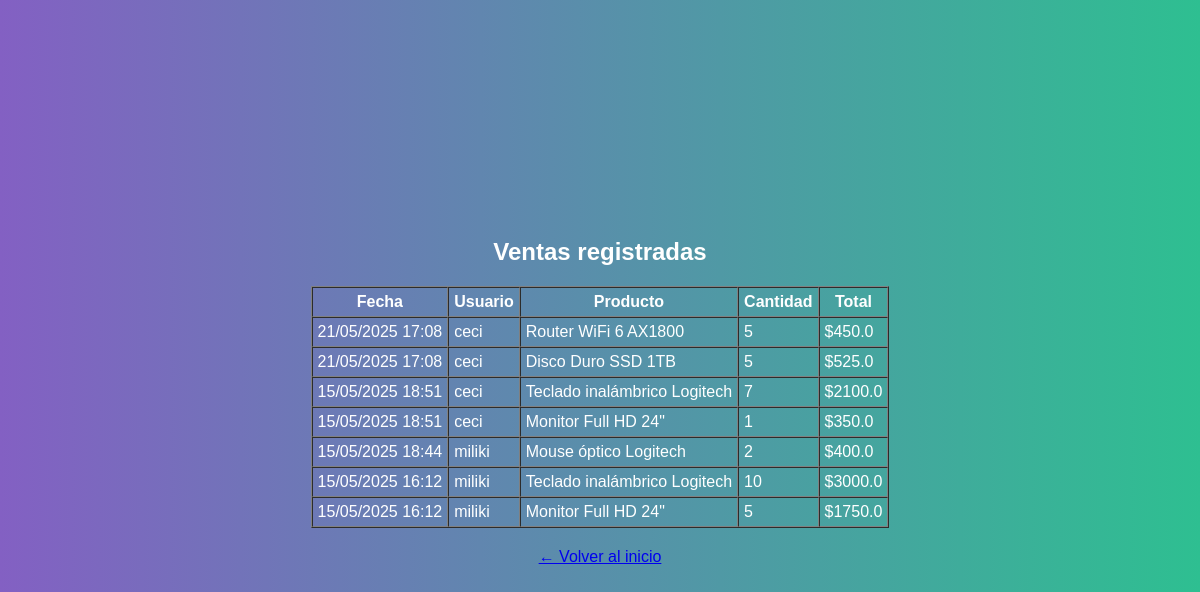
The app's page /ventas (signed in), older data.
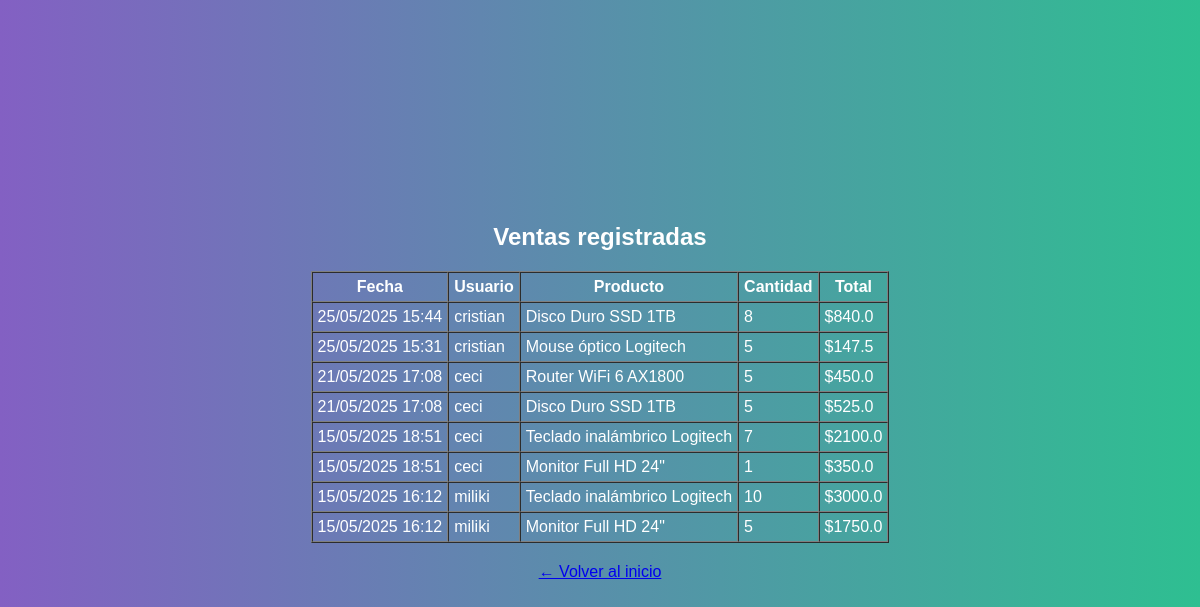
The same page, newer data.
### app/models.py (models this page shows, shortened)
class Venta(db.Model):
    id = db.Column(db.Integer, primary_key=True)
    producto_id = db.Column(db.Integer, db.ForeignKey('producto.id'), nullable=False)    # Producto vendido
    usuario_id = db.Column(db.Integer, db.ForeignKey('user.id'), nullable=False)         # Usuario que realizo la compra
    cantidad = db.Column(db.Integer, nullable=False)
    total = db.Column(db.Float, nullable=False)                                          # Total de la venta
    fecha = db.Column(db.DateTime, default=datetime.utcnow)                              # Fecha y hora de la venta

class User(UserMixin, db.Model):
    id = db.Column(db.Integer, primary_key=True)
    username = db.Column(db.String(100), nullable=False, unique=True)   # Nombre del usuario unico
    email = db.Column(db.String(150), nullable=False, unique=True)      # Email unico
    password = db.Column(db.String(200), nullable=False)                # Contraseña hasheada
    role = db.Column(db.String(10), nullable=False, default='user')     # Rol del Usuario (user o admin)
    ventas = db.relationship('Venta', backref='usuario', lazy=True)     # Relacion con ventas realizadas por el usuario

class Producto(db.Model):
    id = db.Column(db.Integer, primary_key=True)
    nombre = db.Column(db.String(100), nullable=False)
    descripcion = db.Column(db.String(200))
    precio = db.Column(db.Float, nullable=False)             # Precio de venta
    costo_proveedor = db.Column(db.Float, nullable=False)    # Costo del proveedor
    stock = db.Column(db.Integer, nullable=False)
    stock_maximo = db.Column(db.Integer, nullable=False)     # Umbral para alertas de reposicion
    proveedor_id = db.Column(db.Integer, db.ForeignKey('proveedor.id'), nullable=False)    # Relacion con proveedor
    ventas = db.relationship('Venta', backref='producto', lazy=True)      # Relacion con ventas del producto

### app/routes.py (the view)
@main.route('/ventas')
@login_required
def listar_ventas():
    if current_user.role != 'admin':
        flash('Acceso denegado')
        return redirect(url_for('main.dashboard'))
    ventas = Venta.query.order_by(Venta.fecha.desc()).all()
    return render_template('listar_ventas.html', ventas=ventas)

### app/templates/listar_ventas.html (shortened to what this page needs)
{% extends 'base.html' %}
{% block content %}
<h2>Ventas registradas</h2>
{% if ventas %}
  <table border="1" cellpadding="5" cellspacing="0">
    <thead>
      <tr>
        <th>Fecha</th>
        <th>Usuario</th>
        <th>Producto</th>
        <th>Cantidad</th>
        <th>Total</th>
      </tr>
    </thead>
    <tbody>
      {% for venta in ventas %}
      <tr>
        <td>{{ venta.fecha.strftime('%d/%m/%Y %H:%M') }}</td>
        <td>{{ venta.usuario.username }}</td>
        <td>{{ venta.producto.nombre }}</td>
        <td>{{ venta.cantidad }}</td>
        <td>${{ venta.total }}</td>
      </tr>
      {% endfor %}
    </tbody>
  </table>
{% else %}
  <p>No se han registrado ventas aún.</p>
{% endif %}
<p style="text-align: center; margin-top: 20px;">
  <a href="{{ url_for('main.dashboard') }}">← Volver al inicio</a>
</p>
{% endblock %}

### app/templates/base.html (shortened to what this page needs)
<!doctype html>
<html lang="en">
<head>
    <link rel="stylesheet" href="{{ url_for('static', filename='styles.css') }}">
    <link rel="stylesheet" href="https://cdnjs.cloudflare.com/ajax/libs/animate.css/4.1.1/animate.min.css" />
</head>
<body>
    {% block content %}{% endblock %}
</body>
</html>

### app/static/styles.css (style rules this page uses)
body { margin: 0; padding: 0; font-family: 'Arial', sans-serif; background: linear-gradient(to right, #8360c3, #2ebf91); color: #fff; min-height: 100vh; display: flex; flex-direction: column; align-items: center; justify-content: center; }

Row changes from the older to the newer data that the page shows:
removed Venta: fecha "15/05/2025 18:44", usuario.username "miliki", producto.nombre "Mouse óptico Logitech", cantidad "2", total "400.0"
added Venta: fecha "25/05/2025 15:44", usuario.username "cristian", producto.nombre "Disco Duro SSD 1TB", cantidad "8", total "840.0"
added Venta: fecha "25/05/2025 15:31", usuario.username "cristian", producto.nombre "Mouse óptico Logitech", cantidad "5", total "147.5"
